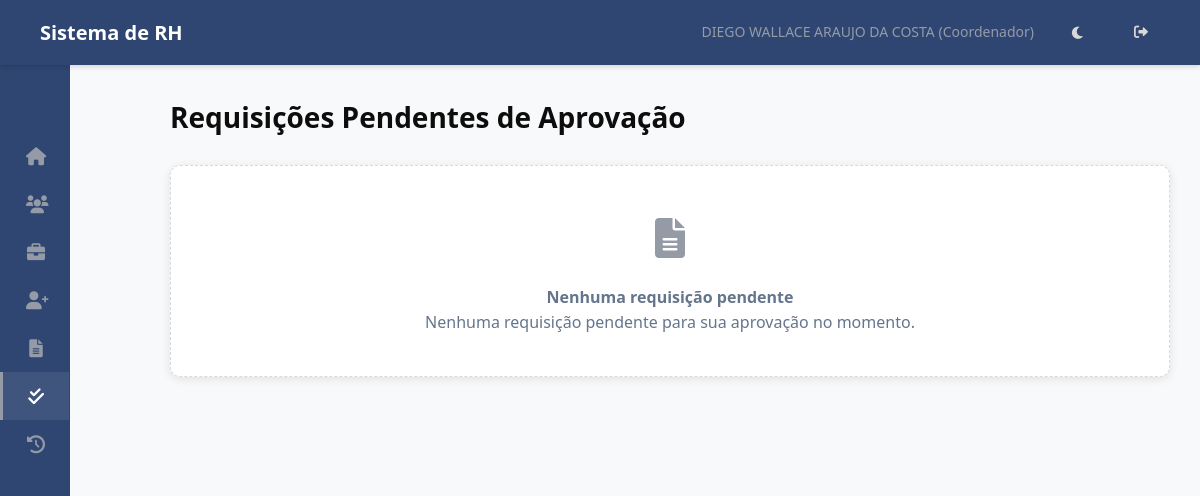
Page /rp/aprovar/ (signed in) on the earlier database version.
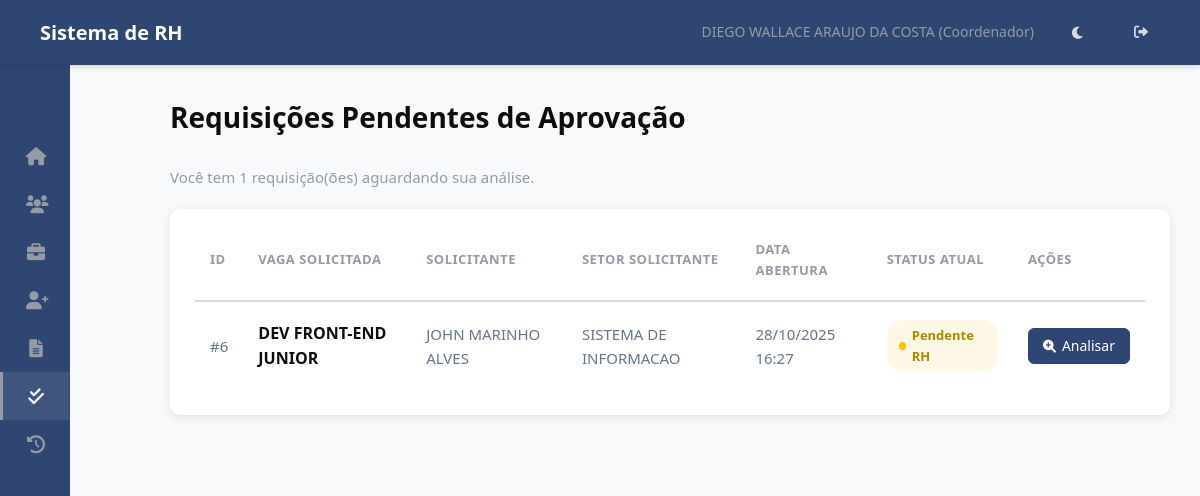
Same page on the later database version.
### hierarquia/models.py (models this page shows, shortened)
class RequisicaoPessoal(models.Model):
    STATUS_RP_CHOICES = [
        ('pendente_gestor', 'Pendente Gestor/Coordenador'),
        ('pendente_rh', 'Pendente RH'),
        ('em_revisao_gestor', 'Em Revisão (Edição RH)'), # Novo status para o "vai-e-volta"
        ('aprovada', 'Aprovada'),
        ('rejeitada', 'Rejeitada'),
        ('cancelada', 'Cancelada'), # Mantido
    ]
    TIPO_VAGA_CHOICES = [
        ('nova', 'Nova Posição'),
        ('substituicao', 'Substituição'),
    ]
    MOTIVO_SUBSTITUICAO_CHOICES = [
        ('demissao', 'Demissão'),
        ('promocao', 'Promoção'),
        ('transferencia', 'Transferência'),
        ('aposentadoria', 'Aposentadoria'),
        ('termino_contrato', 'Término de Contrato'),
        ('outro', 'Outro'),
    ]
    vaga = models.ForeignKey(Vaga, on_delete=models.CASCADE, related_name='requisicoes', verbose_name="Vaga Solicitada")
    solicitante = models.ForeignKey(Funcionario, on_delete=models.PROTECT, related_name='rps_solicitadas', verbose_name="Solicitante")
    criado_em = models.DateTimeField(auto_now_add=True, verbose_name="Data de Abertura")
    atualizado_em = models.DateTimeField(auto_now=True)
    tipo_vaga = models.CharField(max_length=20, choices=TIPO_VAGA_CHOICES, default='nova', verbose_name="Tipo de Vaga")
    nome_substituido = models.CharField(max_length=200, blank=True, null=True, verbose_name="Nome do Substituído", help_text="Preencher se for Substituição.")
    motivo_substituicao = models.CharField(max_length=30, choices=MOTIVO_SUBSTITUICAO_CHOICES, blank=True, null=True, verbose_name="Motivo da Substituição")
    local_trabalho = models.CharField(max_length=200, blank=True, verbose_name="Local de Trabalho")
    data_prevista_inicio = models.DateField(null=True, blank=True, verbose_name="Data Prevista para Início")
    prazo_contratacao = models.DateField(null=True, blank=True, verbose_name="Prazo Limite para Contratação")
    horario_trabalho = models.CharField(max_length=100, blank=True, verbose_name="Horário de Trabalho")
    justificativa_rp = models.TextField(verbose_name="Justificativa da Contratação", help_text="Descreva a necessidade desta contratação.")
    status = models.CharField(max_length=30, choices=STATUS_RP_CHOICES, verbose_name="Status da Requisição") # Default será definido no save()
    aprovador_atual = models.ForeignKey(Funcionario, on_delete=models.SET_NULL, null=True, blank=True, related_name='rps_para_aprovar', verbose_name="Próximo Aprovador")
    justificativa_edicao_rh = models.TextField(blank=True, null=True, help_text="Justificativa da edição feita pelo RH para o gestor revisar.")
    observacao_rejeicao = models.TextField(blank=True, null=True, help_text="Motivo da rejeição final.")
    aprovado_por_gestor = models.ForeignKey(Funcionario, on_delete=models.SET_NULL, null=True, blank=True, related_name='+')
    data_aprovacao_gestor = models.DateTimeField(null=True, blank=True)
    aprovado_por_rh = models.ForeignKey(Funcionario, on_delete=models.SET_NULL, null=True, blank=True, related_name='+')
    data_aprovacao_rh = models.DateTimeField(null=True, blank=True)
    rejeitado_por = models.ForeignKey(Funcionario, on_delete=models.SET_NULL, null=True, blank=True, related_name='+')
    data_rejeicao = models.DateTimeField(null=True, blank=True)
    def save(self, *args, **kwargs):
        is_new = self._state.adding
        if is_new and not self.status: # Define SÓ se for novo e o status não estiver definido
            self.set_initial_approver()
        super().save(*args, **kwargs)
    class Meta:
        verbose_name = "Requisição Pessoal"
        verbose_name_plural = "Requisições Pessoais"
        ordering = ['-criado_em']

class Vaga(models.Model):
    STATUS_CHOICES = [
        ('aberta', 'Aberta'),
        ('em_processo', 'Em Processo de Seleção'),
        ('congelada', 'Congelada'),
        ('fechada', 'Fechada'),
    ]
    TIPO_CONTRATACAO_CHOICES = [
        ('clt', 'CLT'),
        ('pj', 'PJ'),
        ('estagio', 'Estágio'),
        ('temporario', 'Temporário'),
        ('terceiro', 'Terceiro'),
    ]
    titulo = models.CharField(max_length=200, verbose_name="Título da Vaga/Cargo")
    setor = models.ForeignKey(Setor, on_delete=models.PROTECT, related_name='vagas', verbose_name="Setor da Vaga")
    cargo = models.ForeignKey(Cargo, on_delete=models.PROTECT, related_name='vagas', verbose_name="Cargo da Vaga")
    centro_custo = models.CharField(max_length=100, blank=True, verbose_name="Centro de Custo") # Adicionado
    tipo_contratacao = models.CharField(max_length=20, choices=TIPO_CONTRATACAO_CHOICES, default='clt', verbose_name="Tipo de Contratação")
    faixa_salarial_inicial = models.DecimalField(max_digits=10, decimal_places=2, null=True, blank=True, verbose_name="Faixa Salarial (Início)")
    faixa_salarial_final = models.DecimalField(max_digits=10, decimal_places=2, null=True, blank=True, verbose_name="Faixa Salarial (Fim)")
    requisitos_tecnicos = models.TextField(blank=True, verbose_name="Competências Técnicas")
    requisitos_comportamentais = models.TextField(blank=True, verbose_name="Competências Comportamentais")
    principais_atividades = models.TextField(blank=True, verbose_name="Principais Responsabilidades/Atividades")
    formacao_academica = models.TextField(blank=True, verbose_name="Formação Acadêmica") # Adicionado
    beneficios = models.TextField(blank=True, verbose_name="Benefícios") # Adicionado
    justificativa = models.TextField(verbose_name="Justificativa da Vaga (RH/DP)")
    status = models.CharField(max_length=20, choices=STATUS_CHOICES, default='aberta', verbose_name="Status da Vaga")
    criado_por = models.ForeignKey(Funcionario, on_delete=models.SET_NULL, null=True, related_name='vagas_criadas', verbose_name="Criado Por (RH/DP)")
    criado_em = models.DateTimeField(auto_now_add=True)
    atualizado_em = models.DateTimeField(auto_now=True)
    class Meta:
        verbose_name = "Vaga"
        verbose_name_plural = "Vagas"

class Funcionario(models.Model):
    usuario = models.OneToOneField(User, on_delete=models.SET_NULL, null=True, blank=True, related_name='funcionario')
    nome = models.CharField(max_length=255)
    data_nascimento = models.DateField(blank=True, null=True)
    cpf = models.CharField(max_length=14, unique=True, validators=[cpf_validator])
    data_admissao = models.DateField()
    cargo = models.ForeignKey(Cargo, on_delete=models.PROTECT, related_name='funcionarios')
    setor_primario = models.ForeignKey(
        Setor,
        on_delete=models.PROTECT, # Protege contra exclusão de setor com funcionários
        related_name='funcionarios_primarios', # Nome para acesso reverso
        verbose_name='Setor Principal',
        null=True, # TEMPORARIAMENTE True para facilitar migração inicial, depois pode ser False
        blank=True # TEMPORARIAMENTE True
    )
    setores_responsaveis = models.ManyToManyField(
        Setor,
        related_name='responsaveis', # Permite Setor.responsaveis.all()
        blank=True, # Muitos funcionários não serão responsáveis por nenhum setor
        verbose_name='Setores Responsáveis'
    )
    centro_servico = models.ForeignKey(CentroServico, on_delete=models.SET_NULL, null=True, blank=True, related_name='funcionarios')
    ativo = models.BooleanField(default=True)
    criado_em = models.DateTimeField(auto_now_add=True)
    atualizado_em = models.DateTimeField(auto_now=True)
    class Meta:
        ordering = ['nome']
        verbose_name = 'Funcionário'
        verbose_name_plural = 'Funcionários'

class Setor(models.Model):
    nome = models.CharField(max_length=255, unique=True)
    descricao = models.TextField(blank=True, null=True)
    criado_em = models.DateTimeField(auto_now_add=True)
    atualizado_em = models.DateTimeField(auto_now=True)
    class Meta:
        ordering = ['nome']
        verbose_name = 'Setor'
        verbose_name_plural = 'Setores'

### hierarquia/views.py (the view)
# urls.py: path('rp/aprovar/', views.AprovarRequisicoesListView.as_view(), name='listar_rps_para_aprovar'), # Aprovador vê RPs pendentes
class AprovarRequisicoesListView(BasePermissionMixin, ListView):
    model = RequisicaoPessoal
    template_name = 'rh/aprovar_rps_list.html'
    context_object_name = 'requisicoes'
    def get_queryset(self):
        actionable_statuses = [
            'pendente_gestor',    # Aguardando Gestor (1ª vez)
            'pendente_rh',        # Aguardando RH
            'em_revisao_gestor'   # Aguardando Gestor (após edição do RH)
        ]
        return RequisicaoPessoal.objects.filter(
            aprovador_atual=self.funcionario_logado,
            status__in=actionable_statuses  # Trocamos 'startswith' por '__in'
        ).order_by('criado_em')

### hierarquia/templatetags/rh_tags.py (called while the page is built)
@register.simple_tag
def is_rh_or_dp(funcionario):
    if funcionario and funcionario.setor_primario:
        if funcionario.setor_primario.nome.upper() in (s.upper() for s in RH_DP_SETORES):
            return True
    return False

### hierarquia/views.py (called while the page is built)
    def test_func(self):
        try:
            self.funcionario_logado = Funcionario.objects.get(usuario=self.request.user)
            return True
        except Funcionario.DoesNotExist:
            self.permission_denied_message = 'Não foi encontrado um perfil de funcionário associado ao seu usuário.'
            return False

### templates/rh/aprovar_rps_list.html (shortened to what this page needs)
{% extends 'base.html' %}
{% load static %}
{% block extra_css %}
    <link rel="stylesheet" href="{% static 'css/rh/aprovar_rps_list.css' %}">
{% endblock extra_css %}
{% block content %}
<div class="aprovar-rps-container">
    <div class="page-header">
        <h1>Requisições Pendentes de Aprovação</h1>
    </div>
    {% if requisicoes %}
        <p class="text-muted">Você tem {{ requisicoes|length }} requisição(ões) aguardando sua análise.</p>
        <div class="table-responsive">
            <table class="data-table">
                <thead>
                    <tr>
                        <th>ID</th>
                        <th>Vaga Solicitada</th>
                        <th>Solicitante</th>
                        <th>Setor Solicitante</th>
                        <th>Data Abertura</th>
                        <th>Status Atual</th>
                        <th>Ações</th>
                    </tr>
                </thead>
                <tbody>
                    {% for rp in requisicoes %}
                    <tr>
                        <td>#{{ rp.id }}</td>
                        <td><strong>{{ rp.vaga.titulo }}</strong></td>
                        <td>{{ rp.solicitante.nome }}</td>
                        <td>{{ rp.solicitante.setor_primario.nome|default:"N/A" }}</td>
                        <td>{{ rp.criado_em|date:"d/m/Y H:i" }}</td>
                        <td>
                            <span class="status-badge status-{{ rp.status }}">
                                {{ rp.get_status_display }}
                            </span>
                        </td>
                        <td>
                            <a href="{% url 'detalhar_rp' rp.pk %}" class="btn-action-analisar">
                                <i class="fas fa-search-plus"></i> Analisar
                            </a>
                        </td>
                    </tr>
                    {% endfor %}
                </tbody>
            </table>
        </div>
    {% else %}
        <div class="no-results">
            <h4>Nenhuma requisição pendente</h4>
            <p>Nenhuma requisição pendente para sua aprovação no momento.</p>
        </div>
    {% endif %}
</div>
{% endblock content %}

Differences in the rows shown:
added RequisicaoPessoal: id "6", vaga.titulo "DEV FRONT-END JUNIOR", solicitante.nome "JOHN MARINHO ALVES", solicitante.setor_primario.nome "SISTEMA DE INFORMACAO", criado_em "28/10/2025 16:27", status "Pendente RH"
Other differences:
{{ requisicoes|length }}: (not shown) → "1"
text no longer shown: "Nenhuma requisição pendente Nenhuma requisição pendente para sua aprovação no momento."
text now shown: "Você tem requisição(ões) aguardando sua análise. ID VAGA SOLICITADA SOLICITANTE SETOR SOLICITANTE DATA ABERTURA STATUS ATUAL AÇÕES"
